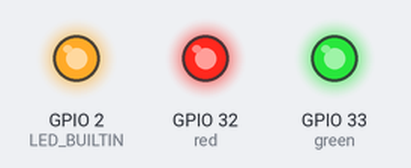
A sketch run on a simulated ESP32. Parts: output pins drawn as LEDs (lit = HIGH).

Above: at 0.5 s.
At 3.5 s:
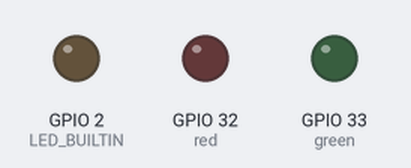
Timing chart, 0 to 4.6 s (numbered marks = the images above):
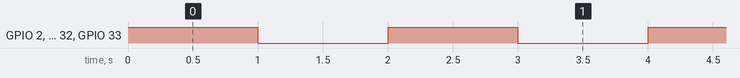

The sketch:

sketch_may1a.ino
```cpp
const int red =32;
const int green = 33;

// the setup function runs once when you press reset or power the board
void setup() {
  // initialize digital pin LED_BUILTIN as an output.
  pinMode(LED_BUILTIN, OUTPUT);
   pinMode(red, OUTPUT);
    pinMode(green, OUTPUT);
}

// the loop function runs over and over again forever
void loop() {
  digitalWrite(LED_BUILTIN, HIGH);   // turn the LED on (HIGH is the voltage level)
  digitalWrite(red, HIGH);
  digitalWrite(green, HIGH);
  delay(1000);                       // wait for a second
  digitalWrite(LED_BUILTIN, LOW);    // turn the LED off by making the voltage LOW
  digitalWrite(red, LOW);
  digitalWrite(green, LOW);
  delay(1000);                       // wait for a second
}
```

Measured:
- by itself, GPIO 2 (LED_BUILTIN), GPIO 32 (red), GPIO 33 (green): alternates HIGH for 1.0 s and LOW for 1.0 s
